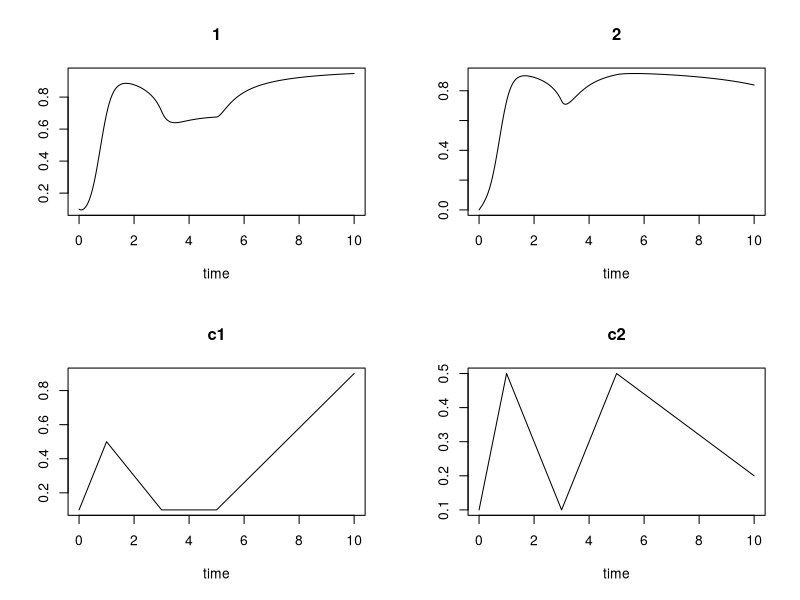

The R script that drew this image: (Note: this script raises an error after producing the figure.)
rm(list = ls())
start_time <- Sys.time()
library("deSolve")
library("parallel")

# Hanski model:
Hanski <- function(time, y, parameters, signal){
  ydot <- c()
  cc <- list()
  with(as.list(c(y, parameters)), {
    for (i in c(1:dim)) {
      cc[[i]] <- signal[[i]](time)
      area <- area_muni
      area[i] <- 0
      d <- sum(exp(-alp*dist[i,])*area*y)
      h <- mc*sum(comm[i,]*y)
      a <- c*(xi*d + (1-xi)*h)
      ydot[i] <- a*(1-y[i]) - (b/cc[[i]])*y[i]
    }
    return(list(ydot, c = cc))
  })
}

## Forcing function
signal <- list(approxfun(x = c(0,1,3,5,10), 
                    y = c(0.1, 0.5,  0.1,  0.1, 0.9), 
                    method = "linear", rule = 2),
            approxfun(x = c(0,1,3,5,10), 
                      y = c(0.1, 0.5,  0.1,  0.5, 0.2), 
                      method = "linear", rule = 2))


# Parameters: 
dim <- 2
time <- seq(0, 10, by=0.01)
b <- 0.2
c <- 0.1
xi <- 0.5
alp <- 100
mc <- 0.2
area_muni <- matrix(runif(dim, 0,10000),1,dim)
dist <- matrix(runif(dim*dim, 0,10000),dim,dim)
comm <- matrix(runif(dim*dim, 0,10000),dim,dim)
parameters <- list(dim = dim,  b=b, c = c,
                xi = xi, alp = alp,
                area_muni = area_muni,
                dist = dist, comm = comm,
                mc = 0.01)

state <- c(0.1,0)

### Integratin:
out <- ode(y = state, times = time, func = Hanski, 
           parms = parameters, signal = signal)
plot(out)
out <- as.data.frame(out[,c(1:(dim+1))])
end_time <- Sys.time()
print(paste("time:", end_time-start_time))


### Likelihood Function
ll_ode <- function(x, # vector con los parámetros
                   forcings, # forzamientos para el solver de la ode
                   y ){ # datos
                   
  if(x[1] < 0 | x[2] < 0 | x[3] < 0 | x[4] < 0 | x[5] < 0){
    res = -86829146000
  }else{
    c = x[1] # Colonization constant
    b = x[2] # Extinction constant
    xi = x[3] # Spread constant
    alp = x[4] # Spread constant
    va = x[5] # Variance
    
    signal <- forcings
    parameters <- list(dim = dim,  b=b, c = c,
                       xi = xi, alp = alp,
                       area_muni = area_muni,
                       dist = dist, comm = comm,
                       mc = mc)
    
    z <- ode(y = state, times = time, func = Hanski, 
                    parms = parameters, signal = signal) #Aquí corre el ODE
    z <- as.data.frame(z[,c(1:3)])
      
    res <- 0
    for(i in c(1:(dim-1))){
      res <- res +  sum(dnorm(y[,i+1], mean = z[,i+1], sd = va, log = T))
    }
  }
  return(res)
}

# sims <- 2 #Número de combinaciones paramétricas a explorar
seeds <- matrix( 0, ncol = 300, nrow = 5)
seeds[1,] <- runif(300,0,1)
seeds[2,] <- runif(300,0,1)
seeds[3,] <- runif(300,0,1)
seeds[4,] <- runif(300,90,150)
seeds[5,] <- runif(300,0,1)

sols <- NA #Pre-aloco el número de combinaciones paramétricas en 2 unidades de LL de la mejor
best <- -999999999 #LL inicial a mejorar
set.seed(476468713)

condition <- T 
#Esta condición se hará falsa en el bucle de después, si en las rondas la LL no
#mejora más de 2 puntos y hay más de 1000 combinaciones paramétricas a menos de
#2 puntos de loglikelihood de la mejor solución.

round <- 1
sims <- ncol(seeds) #Número de combinaciones paramétricas a explorar

# Cores <- 1
Cores <- parallel::detectCores()#Numero de cores a utilizar.
it <- 0
while(condition){
  start_time <- Sys.time()
  print(paste0("Iteration: ", it))
  #Ahora viene la paralelización
  parall <- mclapply(1:sims, mc.cores = Cores, mc.preschedule = F,function(k){
    
    print(paste("k:",k))
    start_time1 <- Sys.time()
    
    fit <- optim(par = seeds[, k], fn = ll_ode, forcings = signal, y = out, 
                 control = list(fnscale = -1, maxit = 500, parscale = seeds[, k]))
  
    
    if((k %% 1000) == 0) {
      cat("This was seed no. ", k, "\n")
      cat("This fit: ", fit$value, "\n")
    }
    
    fit
  })
  end_time <- Sys.time()
  diff_time <- end_time - start_time
  print("Execution time iteration i:")
  print(diff_time)
  it <- it + 1
  lhs <- parall
  
  rm(parall) #Para evitar fugas de memoria
  
  filename <- paste0("~/INVASIBILITY_THRESHOLD/output/Estimation/param_HANSKI_1core_900it_fulldata",Sys.Date(), "_",round, ".RData") #Salva cada ronda de optimizaciones, por si acaso
  save(lhs, file = filename)
  
  # Ahora, recuperamos la loglikelihood de cada combinación de parámetros
  logl <- rep(NA, sims)
  for(i in 1:sims) logl[i] <- lhs[[i]]$value
  
  # Evaluamos las condiciones para parar el bucle
  best2 <- max(logl, na.rm = T)
  pc1 <- best < best2
  pc2 <- best > (best2 - 2)
  
  sols <- sum(logl > (max(logl, na.rm = T) - 2), na.rm = T)
  pc3 <- sols > 1000
  
  condition <- pc1 * pc2 * pc3
  condition <- !condition
  
  # Seleccionamos las mejores combinaciones de parámetros para mandar una nueva
  # ronda, cogemos las combinaciones que estén a 2 unidades de distancia de la
  # mejor, o en su defecto, las 250 mejores combinaciones.
  if(sols < 250){
    index <- order(logl, decreasing = T)[1:250]
  } else {
    index <- order(logl, decreasing = T)[1:sols]
  }
  
  n <- 1
  parmat <- matrix(NA, nrow = length(index), ncol = 5)
  for(i in index){
    parmat[n, ] <- lhs[[i]]$par
    n <- n + 1
  }
  
  # Muestreamos las mejores combinaciones de parámetros, cada uno de ellos
  # independientemente. De esta forma estamos rompiendo las posibles
  # correlaciones entre los parámetros, y en algún sentido, hacemos la
  # aproximación menos bayesiana al no samplear la distribución multidimensional
  # de los parámetros.
  seeds <- t(apply(X = parmat, MARGIN = 2, sample, size = 100000, replace = T))
  
  rm(parmat)
  rm(lhs)
  
  print(paste0("Round: ", round, ";  Best likelihood: ", best2, 
               "; Solutions: ", sols, "\n"))
  
  best <- best2
  round <- round + 1
} 
print("The optimization finished.")
